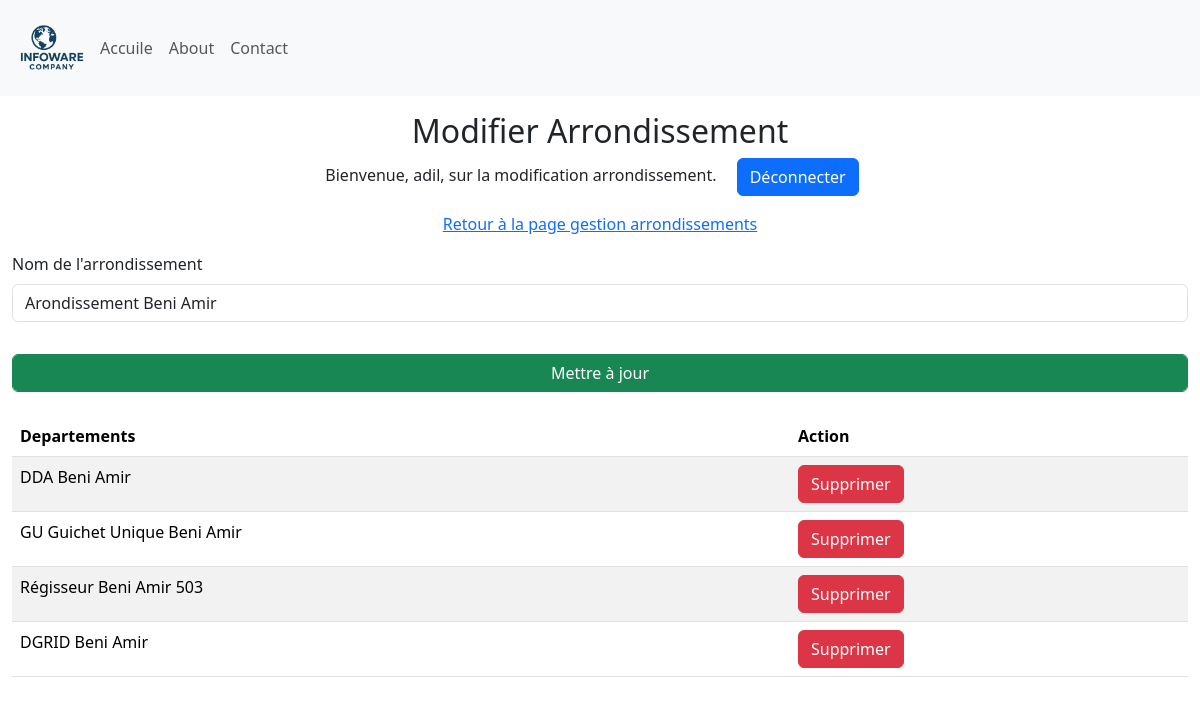
/update_arrondissement/2 (signed in), run on the app's committed database.
### Site/models.py (models this page shows, shortened)
class Arondissement(db.Model):
    id = db.Column(db.Integer, primary_key=True)
    arondissement = db.Column(db.String(25), unique=True, nullable=False)
    departement = db.relationship('Departement', backref='Departement', lazy=True)

class Departement(db.Model):
    id = db.Column(db.Integer, primary_key=True)
    departement = db.Column(db.String(25), unique=True, nullable=False)
    arondissement = db.Column(db.Integer, db.ForeignKey('arondissement.id'), nullable=False)

### Site/dashbord/arrondissement.py (the view)
@arrondissement.route('/update_arrondissement/<int:arrondissement_id>', methods=['GET', 'POST'])
def update_arrondissement(arrondissement_id):
    if 'user' not in session:
        return redirect(url_for('admin.admin'))
    arrondissement = Arondissement.query.get_or_404(arrondissement_id)
    if request.method == 'POST':
        new_name = request.form.get('arrondissementName')
        if new_name:
            arrondissement.arondissement = new_name
            db.session.commit()
            return redirect(url_for('arrondissement.manage_Arrondissements'))
    return render_template('update_arondissement.html', name=session['user'], arrondissement=arrondissement, departements=arrondissement.departement)

### Site/templates/update_arondissement.html (shortened to what this page needs)
{% extends 'base.html' %}
{% block body %}
<div class="container-fluid">
    <div class="row">
        <div class="col-12  my-3">
            <div class="text-center">
                <h2>Modifier Arrondissement</h2>
                <p>Bienvenue, {{ name }}, sur la modification arrondissement. <a class="mx-3 btn btn-primary" href="{{ url_for('admin.logout') }}"">Déconnecter</a></p>
                <p><a href="{{ url_for('arrondissement.manage_Arrondissements') }}">Retour à la page gestion arrondissements</a> </p>
            </div>
           <form method="POST">
                <div class="mb-3">
                    <label for="arrondissementName" class="form-label">Nom de l'arrondissement</label>
                    <input type="text" class="form-control" id="arrondissementName" name="arrondissementName" value="{{ arrondissement.arondissement }}" required>
                </div>
                <div class="mb-3">
                    <input type="submit" class="form-control btn btn-success mt-3" value="Mettre à jour">
                </div>
            </form>
                {% if departements %}
                <table class="table table-striped mt-4 ">
                    <thead>
                        <tr>
                          <th scope="col">Departements</th>
                          <th scope="col">Action</th>
                        </tr>
                      </thead>
                      <tbody>
                        {% for departement in departements %}
                        <tr>
                          <td>{{ departement.departement }}</td>
                          <td>
                             <a href ="{{ url_for('departement.delete_departement', departement_id=departement.id) }}" onclick="return confirm('Êtes-vous sûr de vouloir supprimer cet arrondissement ?');"  class="btn btn-danger">Supprimer</a>
                          </td>
                        </tr>
                        {% endfor %}
                </table>
                {% else %}
                <p class="mt-4 text-danger h4">Aucun departement associé à cet arrondissement.</p>
                {% endif %}
        </div>
    </div>
</div>
{% endblock %}

### Site/static/style.css (style rules this page uses)
* { margin: 0; padding: 0; box-sizing: border-box; }
:root { --primary-color: #0056b3; --secondary-color: #f8f9fa; --text-color: #333; --highlight-color: #007bff; }
body { font-family: 'Segoe UI', Tahoma, Geneva, Verdana, sans-serif; }

### data on the page
Arondissement: arrondissementName "Arondissement Beni Amir"
Departement: departement "DDA Beni Amir"
Departement: departement "GU Guichet Unique Beni Amir"
Departement: departement "Régisseur Beni Amir 503"
Departement: departement "DGRID Beni Amir"

### other printed values
{{ name }} "adil"
